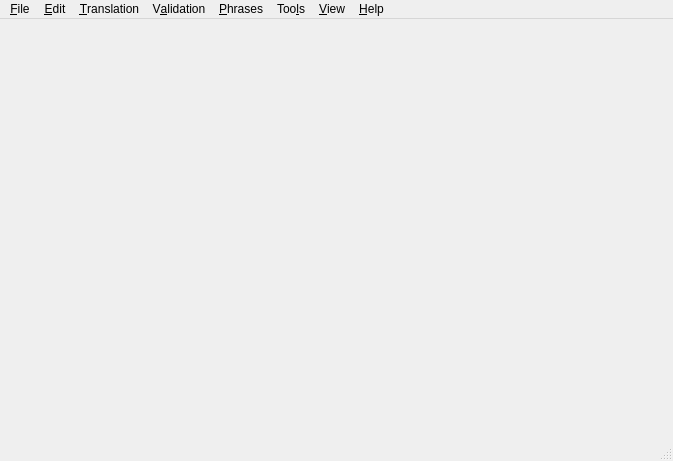
<ui version="4.0" >
 <comment>*********************************************************************
**
** Copyright (C) 1992-2008 Trolltech ASA. All rights reserved.
**
** This file is part of the Qt Linguist of the Qt Toolkit.
**
** This file may be used under the terms of the GNU General Public
** License versions 2.0 or 3.0 as published by the Free Software
** Foundation and appearing in the files LICENSE.GPL2 and LICENSE.GPL3
** included in the packaging of this file.  Alternatively you may (at
** your option) use any later version of the GNU General Public
** License if such license has been publicly approved by Trolltech ASA
** (or its successors, if any) and the KDE Free Qt Foundation. In
** addition, as a special exception, Trolltech gives you certain
** additional rights. These rights are described in the Trolltech GPL
** Exception version 1.2, which can be found at
** http://www.trolltech.com/products/qt/gplexception/ and in the file
** GPL_EXCEPTION.txt in this package.
**
** Please review the following information to ensure GNU General
** Public Licensing requirements will be met:
** http://trolltech.com/products/qt/licenses/licensing/opensource/. If
** you are unsure which license is appropriate for your use, please
** review the following information:
** http://trolltech.com/products/qt/licenses/licensing/licensingoverview
** or contact the sales department at sales@trolltech.com.
**
** In addition, as a special exception, Trolltech, as the sole
** copyright holder for Qt Designer, grants users of the Qt/Eclipse
** Integration plug-in the right for the Qt/Eclipse Integration to
** link to functionality provided by Qt Designer and its related
** libraries.
**
** This file is provided "AS IS" with NO WARRANTY OF ANY KIND,
** INCLUDING THE WARRANTIES OF DESIGN, MERCHANTABILITY AND FITNESS FOR
** A PARTICULAR PURPOSE. Trolltech reserves all rights not expressly
** granted herein.
**
** This file is provided AS IS with NO WARRANTY OF ANY KIND, INCLUDING THE
** WARRANTY OF DESIGN, MERCHANTABILITY AND FITNESS FOR A PARTICULAR PURPOSE.
**
*********************************************************************</comment>
 <class>MainWindow</class>
 <widget class="QMainWindow" name="MainWindow" >
  <property name="geometry" >
   <rect>
    <x>0</x>
    <y>0</y>
    <width>673</width>
    <height>461</height>
   </rect>
  </property>
  <property name="windowTitle" >
   <string>MainWindow</string>
  </property>
  <widget class="QWidget" name="centralwidget" />
  <widget class="QMenuBar" name="menubar" >
   <property name="geometry" >
    <rect>
     <x>0</x>
     <y>0</y>
     <width>673</width>
     <height>29</height>
    </rect>
   </property>
   <widget class="QMenu" name="menuPhrases" >
    <property name="title" >
     <string>&amp;Phrases</string>
    </property>
    <widget class="QMenu" name="menuClosePhraseBook" >
     <property name="title" >
      <string>&amp;Close Phrase Book</string>
     </property>
    </widget>
    <widget class="QMenu" name="menuEditPhraseBook" >
     <property name="title" >
      <string>&amp;Edit Phrase Book</string>
     </property>
    </widget>
    <widget class="QMenu" name="menuPrintPhraseBook" >
     <property name="title" >
      <string>&amp;Print Phrase Book</string>
     </property>
    </widget>
    <addaction name="actionNewPhraseBook" />
    <addaction name="actionOpenPhraseBook" />
    <addaction name="menuClosePhraseBook" />
    <addaction name="separator" />
    <addaction name="menuEditPhraseBook" />
    <addaction name="menuPrintPhraseBook" />
    <addaction name="separator" />
    <addaction name="actionOpenAltSource" />
    <addaction name="actionResetAltSource" />
   </widget>
   <widget class="QMenu" name="menuValidation" >
    <property name="title" >
     <string>V&amp;alidation</string>
    </property>
    <addaction name="actionAccelerators" />
    <addaction name="actionEndingPunctuation" />
    <addaction name="actionPhraseMatches" />
    <addaction name="actionPlaceMarkerMatches" />
   </widget>
   <widget class="QMenu" name="menuView" >
    <property name="title" >
     <string>&amp;View</string>
    </property>
    <widget class="QMenu" name="menuViewViews" >
     <property name="title" >
      <string>Vie&amp;ws</string>
     </property>
    </widget>
    <widget class="QMenu" name="menuToolbars" >
     <property name="title" >
      <string>&amp;Toolbars</string>
     </property>
    </widget>
    <addaction name="actionRevertSorting" />
    <addaction name="actionDisplayGuesses" />
    <addaction name="actionStatistics" />
    <addaction name="separator" />
    <addaction name="menuToolbars" />
    <addaction name="menuViewViews" />
   </widget>
   <widget class="QMenu" name="menuTools" >
    <property name="title" >
     <string>Too&amp;ls</string>
    </property>
    <addaction name="actionBatchTranslation" />
    <addaction name="actionPreviewForm" />
   </widget>
   <widget class="QMenu" name="menuHelp" >
    <property name="title" >
     <string>&amp;Help</string>
    </property>
    <addaction name="actionManual" />
    <addaction name="actionAbout" />
    <addaction name="actionAboutQt" />
    <addaction name="actionWhatsThis" />
   </widget>
   <widget class="QMenu" name="menuTranslation" >
    <property name="title" >
     <string>&amp;Translation</string>
    </property>
    <addaction name="actionPrevUnfinished" />
    <addaction name="actionNextUnfinished" />
    <addaction name="actionPrev" />
    <addaction name="actionNext" />
    <addaction name="actionDoneAndNext" />
    <addaction name="actionBeginFromSource" />
   </widget>
   <widget class="QMenu" name="menuFile" >
    <property name="title" >
     <string>&amp;File</string>
    </property>
    <widget class="QMenu" name="menuRecentlyOpenedFiles" >
     <property name="title" >
      <string>Re&amp;cently opened files</string>
     </property>
    </widget>
    <addaction name="actionOpen" />
    <addaction name="separator" />
    <addaction name="actionSave" />
    <addaction name="actionSaveAs" />
    <addaction name="actionRelease" />
    <addaction name="actionReleaseAs" />
    <addaction name="separator" />
    <addaction name="actionPrint" />
    <addaction name="separator" />
    <addaction name="menuRecentlyOpenedFiles" />
    <addaction name="separator" />
    <addaction name="actionExit" />
   </widget>
   <widget class="QMenu" name="menuEdit" >
    <property name="title" >
     <string>&amp;Edit</string>
    </property>
    <addaction name="actionUndo" />
    <addaction name="actionRedo" />
    <addaction name="separator" />
    <addaction name="actionCut" />
    <addaction name="actionCopy" />
    <addaction name="actionPaste" />
    <addaction name="actionSelectAll" />
    <addaction name="separator" />
    <addaction name="actionFind" />
    <addaction name="actionFindNext" />
    <addaction name="actionSearchAndTranslate" />
    <addaction name="actionTranslationFileSettings" />
   </widget>
   <addaction name="menuFile" />
   <addaction name="menuEdit" />
   <addaction name="menuTranslation" />
   <addaction name="menuValidation" />
   <addaction name="menuPhrases" />
   <addaction name="menuTools" />
   <addaction name="menuView" />
   <addaction name="menuHelp" />
  </widget>
  <widget class="QStatusBar" name="statusbar" />
  <action name="actionNew" >
   <property name="text" >
    <string>&amp;New</string>
   </property>
  </action>
  <action name="actionOpen" >
   <property name="icon" >
    <iconset/>
   </property>
   <property name="text" >
    <string>&amp;Open</string>
   </property>
   <property name="whatsThis" >
    <string>Open a Qt translation source file (TS file) for editing</string>
   </property>
   <property name="shortcut" >
    <string>Ctrl+O</string>
   </property>
  </action>
  <action name="actionExit" >
   <property name="text" >
    <string>E&amp;xit</string>
   </property>
   <property name="statusTip" >
    <string/>
   </property>
   <property name="whatsThis" >
    <string>Close this window and exit.</string>
   </property>
   <property name="shortcut" >
    <string>Ctrl+Q</string>
   </property>
   <property name="menuRole" >
    <enum>QAction::QuitRole</enum>
   </property>
  </action>
  <action name="actionSave" >
   <property name="icon" >
    <iconset/>
   </property>
   <property name="text" >
    <string>&amp;Save</string>
   </property>
   <property name="whatsThis" >
    <string>Save changes made to this Qt translation source file</string>
   </property>
   <property name="shortcut" >
    <string>Ctrl+S</string>
   </property>
  </action>
  <action name="actionSaveAs" >
   <property name="text" >
    <string>Save &amp;As...</string>
   </property>
   <property name="iconText" >
    <string>Save As...</string>
   </property>
   <property name="whatsThis" >
    <string>Save changes made to this Qt translation source file into a new file.</string>
   </property>
  </action>
  <action name="actionRelease" >
   <property name="text" >
    <string>&amp;Release</string>
   </property>
   <property name="whatsThis" >
    <string>Create a Qt message file suitable for released applications from the current message file.</string>
   </property>
  </action>
  <action name="actionPrint" >
   <property name="icon" >
    <iconset/>
   </property>
   <property name="text" >
    <string>&amp;Print</string>
   </property>
   <property name="whatsThis" >
    <string>Print a list of all the phrases in the current Qt translation source file.</string>
   </property>
   <property name="shortcut" >
    <string>Ctrl+P</string>
   </property>
  </action>
  <action name="actionUndo" >
   <property name="enabled" >
    <bool>false</bool>
   </property>
   <property name="icon" >
    <iconset/>
   </property>
   <property name="text" >
    <string>&amp;Undo</string>
   </property>
   <property name="whatsThis" >
    <string>Undo the last editing operation performed on the translation.</string>
   </property>
   <property name="shortcut" >
    <string>Ctrl+Z</string>
   </property>
  </action>
  <action name="actionRedo" >
   <property name="enabled" >
    <bool>false</bool>
   </property>
   <property name="icon" >
    <iconset/>
   </property>
   <property name="text" >
    <string>&amp;Redo</string>
   </property>
   <property name="whatsThis" >
    <string>Redo an undone editing operation performed on the translation.</string>
   </property>
   <property name="shortcut" >
    <string>Ctrl+Y</string>
   </property>
  </action>
  <action name="actionCut" >
   <property name="enabled" >
    <bool>false</bool>
   </property>
   <property name="icon" >
    <iconset/>
   </property>
   <property name="text" >
    <string>Cu&amp;t</string>
   </property>
   <property name="whatsThis" >
    <string>Copy the selected translation text to the clipboard and deletes it.</string>
   </property>
   <property name="shortcut" >
    <string>Ctrl+X</string>
   </property>
  </action>
  <action name="actionCopy" >
   <property name="enabled" >
    <bool>false</bool>
   </property>
   <property name="icon" >
    <iconset/>
   </property>
   <property name="text" >
    <string>&amp;Copy</string>
   </property>
   <property name="whatsThis" >
    <string>Copy the selected translation text to the clipboard.</string>
   </property>
   <property name="shortcut" >
    <string>Ctrl+C</string>
   </property>
  </action>
  <action name="actionPaste" >
   <property name="enabled" >
    <bool>false</bool>
   </property>
   <property name="icon" >
    <iconset/>
   </property>
   <property name="text" >
    <string>&amp;Paste</string>
   </property>
   <property name="whatsThis" >
    <string>Paste the clipboard text into the translation.</string>
   </property>
   <property name="shortcut" >
    <string>Ctrl+V</string>
   </property>
  </action>
  <action name="actionSelectAll" >
   <property name="enabled" >
    <bool>false</bool>
   </property>
   <property name="text" >
    <string>Select &amp;All</string>
   </property>
   <property name="whatsThis" >
    <string>Select the whole translation text.</string>
   </property>
   <property name="shortcut" >
    <string>Ctrl+A</string>
   </property>
  </action>
  <action name="actionFind" >
   <property name="enabled" >
    <bool>false</bool>
   </property>
   <property name="icon" >
    <iconset/>
   </property>
   <property name="text" >
    <string>&amp;Find</string>
   </property>
   <property name="whatsThis" >
    <string>Search for some text in the translation source file.</string>
   </property>
   <property name="shortcut" >
    <string>Ctrl+F</string>
   </property>
  </action>
  <action name="actionFindNext" >
   <property name="enabled" >
    <bool>false</bool>
   </property>
   <property name="text" >
    <string>Find &amp;Next</string>
   </property>
   <property name="whatsThis" >
    <string>Continue the search where it was left.</string>
   </property>
   <property name="shortcut" >
    <string>F3</string>
   </property>
  </action>
  <action name="actionPrevUnfinished" >
   <property name="icon" >
    <iconset/>
   </property>
   <property name="text" >
    <string>&amp;Prev Unfinished</string>
   </property>
   <property name="whatsThis" >
    <string>Moves to the previous unfinished item.</string>
   </property>
   <property name="shortcut" >
    <string>Ctrl+K</string>
   </property>
  </action>
  <action name="actionNextUnfinished" >
   <property name="icon" >
    <iconset/>
   </property>
   <property name="text" >
    <string>&amp;Next Unfinished</string>
   </property>
   <property name="whatsThis" >
    <string>Moves to the next unfinished item.</string>
   </property>
   <property name="shortcut" >
    <string>Ctrl+L</string>
   </property>
  </action>
  <action name="actionPrev" >
   <property name="icon" >
    <iconset/>
   </property>
   <property name="text" >
    <string>P&amp;rev</string>
   </property>
   <property name="whatsThis" >
    <string>Moves to the previous item.</string>
   </property>
   <property name="shortcut" >
    <string>Ctrl+Shift+K</string>
   </property>
  </action>
  <action name="actionNext" >
   <property name="icon" >
    <iconset/>
   </property>
   <property name="text" >
    <string>Ne&amp;xt</string>
   </property>
   <property name="whatsThis" >
    <string>Moves to the next item.</string>
   </property>
   <property name="shortcut" >
    <string>Ctrl+Shift+L</string>
   </property>
  </action>
  <action name="actionDoneAndNext" >
   <property name="enabled" >
    <bool>false</bool>
   </property>
   <property name="icon" >
    <iconset/>
   </property>
   <property name="text" >
    <string>&amp;Done and Next</string>
   </property>
   <property name="whatsThis" >
    <string>Marks this item as done and moves to the next unfinished item.</string>
   </property>
  </action>
  <action name="actionBeginFromSource" >
   <property name="enabled" >
    <bool>false</bool>
   </property>
   <property name="text" >
    <string>&amp;Begin from source</string>
   </property>
   <property name="whatsThis" >
    <string>Copies the source text into the translation field.</string>
   </property>
   <property name="shortcut" >
    <string>Ctrl+B</string>
   </property>
  </action>
  <action name="actionAccelerators" >
   <property name="checkable" >
    <bool>true</bool>
   </property>
   <property name="icon" >
    <iconset/>
   </property>
   <property name="text" >
    <string>&amp;Accelerators</string>
   </property>
   <property name="whatsThis" >
    <string>Toggle validity checks of accelerators.</string>
   </property>
  </action>
  <action name="actionEndingPunctuation" >
   <property name="checkable" >
    <bool>true</bool>
   </property>
   <property name="icon" >
    <iconset/>
   </property>
   <property name="text" >
    <string>&amp;Ending Punctuation</string>
   </property>
   <property name="whatsThis" >
    <string>Toggle validity checks of ending punctuation.</string>
   </property>
  </action>
  <action name="actionPhraseMatches" >
   <property name="checkable" >
    <bool>true</bool>
   </property>
   <property name="icon" >
    <iconset/>
   </property>
   <property name="text" >
    <string>&amp;Phrase matches</string>
   </property>
   <property name="whatsThis" >
    <string>Toggle checking that phrase suggestions are used.</string>
   </property>
  </action>
  <action name="actionPlaceMarkerMatches" >
   <property name="checkable" >
    <bool>true</bool>
   </property>
   <property name="icon" >
    <iconset/>
   </property>
   <property name="text" >
    <string>Place &amp;Marker Matches</string>
   </property>
   <property name="whatsThis" >
    <string>Toggle validity checks of place markers.</string>
   </property>
  </action>
  <action name="actionNewPhraseBook" >
   <property name="icon" >
    <iconset/>
   </property>
   <property name="text" >
    <string>&amp;New Phrase Book</string>
   </property>
   <property name="whatsThis" >
    <string>Create a new phrase book.</string>
   </property>
   <property name="shortcut" >
    <string>Ctrl+N</string>
   </property>
  </action>
  <action name="actionOpenPhraseBook" >
   <property name="icon" >
    <iconset/>
   </property>
   <property name="text" >
    <string>&amp;Open Phrase Book</string>
   </property>
   <property name="whatsThis" >
    <string>Open a phrase book to assist translation.</string>
   </property>
   <property name="shortcut" >
    <string>Ctrl+H</string>
   </property>
  </action>
  <action name="actionRevertSorting" >
   <property name="checkable" >
    <bool>false</bool>
   </property>
   <property name="checked" >
    <bool>false</bool>
   </property>
   <property name="text" >
    <string>&amp;Revert Sorting</string>
   </property>
   <property name="whatsThis" >
    <string>Sort the items back in the same order as in the message file.</string>
   </property>
  </action>
  <action name="actionDisplayGuesses" >
   <property name="checkable" >
    <bool>true</bool>
   </property>
   <property name="checked" >
    <bool>false</bool>
   </property>
   <property name="text" >
    <string>&amp;Display guesses</string>
   </property>
   <property name="whatsThis" >
    <string>Set whether or not to display translation guesses.</string>
   </property>
  </action>
  <action name="actionStatistics" >
   <property name="checkable" >
    <bool>true</bool>
   </property>
   <property name="checked" >
    <bool>true</bool>
   </property>
   <property name="text" >
    <string>&amp;Statistics</string>
   </property>
   <property name="whatsThis" >
    <string>Set whether or not to display translation statistics.</string>
   </property>
  </action>
  <action name="actionManual" >
   <property name="text" >
    <string>&amp;Manual</string>
   </property>
   <property name="whatsThis" >
    <string/>
   </property>
   <property name="shortcut" >
    <string>F1</string>
   </property>
  </action>
  <action name="actionAbout" >
   <property name="text" >
    <string>About Qt Linguist</string>
   </property>
   <property name="menuRole" >
    <enum>QAction::AboutRole</enum>
   </property>
  </action>
  <action name="actionAboutQt" >
   <property name="text" >
    <string>About Qt</string>
   </property>
   <property name="whatsThis" >
    <string>Display information about the Qt toolkit by Trolltech.</string>
   </property>
   <property name="menuRole" >
    <enum>QAction::AboutQtRole</enum>
   </property>
  </action>
  <action name="actionWhatsThis" >
   <property name="checkable" >
    <bool>false</bool>
   </property>
   <property name="checked" >
    <bool>false</bool>
   </property>
   <property name="icon" >
    <iconset/>
   </property>
   <property name="text" >
    <string>&amp;What's This?</string>
   </property>
   <property name="iconText" >
    <string>What's This?</string>
   </property>
   <property name="toolTip" >
    <string>What's This?</string>
   </property>
   <property name="whatsThis" >
    <string>Enter What's This? mode.</string>
   </property>
   <property name="shortcut" >
    <string>Shift+F1</string>
   </property>
  </action>
  <action name="actionSearchAndTranslate" >
   <property name="enabled" >
    <bool>false</bool>
   </property>
   <property name="text" >
    <string>&amp;Search And Translate</string>
   </property>
   <property name="whatsThis" >
    <string>Replace the translation on all entries that matches the search source text.</string>
   </property>
  </action>
  <action name="actionBatchTranslation" >
   <property name="enabled" >
    <bool>false</bool>
   </property>
   <property name="text" >
    <string>&amp;Batch Translation</string>
   </property>
   <property name="whatsThis" >
    <string>Batch translate all entries using the information in the phrase books.</string>
   </property>
  </action>
  <action name="actionReleaseAs" >
   <property name="text" >
    <string>Release As...</string>
   </property>
   <property name="iconText" >
    <string>Release As...</string>
   </property>
   <property name="whatsThis" >
    <string>Create a Qt message file suitable for released applications from the current message file. The filename will automatically be determined from the name of the .ts file.</string>
   </property>
  </action>
  <action name="actionFile" >
   <property name="checkable" >
    <bool>true</bool>
   </property>
   <property name="checked" >
    <bool>true</bool>
   </property>
   <property name="text" >
    <string>File</string>
   </property>
  </action>
  <action name="actionEdit" >
   <property name="checkable" >
    <bool>true</bool>
   </property>
   <property name="checked" >
    <bool>true</bool>
   </property>
   <property name="text" >
    <string>Edit</string>
   </property>
  </action>
  <action name="actionTranslation" >
   <property name="checkable" >
    <bool>true</bool>
   </property>
   <property name="checked" >
    <bool>true</bool>
   </property>
   <property name="text" >
    <string>Translation</string>
   </property>
  </action>
  <action name="actionValidation" >
   <property name="checkable" >
    <bool>true</bool>
   </property>
   <property name="checked" >
    <bool>true</bool>
   </property>
   <property name="text" >
    <string>Validation</string>
   </property>
  </action>
  <action name="actionHelp" >
   <property name="checkable" >
    <bool>true</bool>
   </property>
   <property name="checked" >
    <bool>true</bool>
   </property>
   <property name="text" >
    <string>Help</string>
   </property>
  </action>
  <action name="actionPreviewForm" >
   <property name="enabled" >
    <bool>false</bool>
   </property>
   <property name="text" >
    <string>Open/Refresh Form &amp;Preview</string>
   </property>
   <property name="iconText" >
    <string>Form Preview Tool</string>
   </property>
   <property name="toolTip" >
    <string>Form Preview Tool</string>
   </property>
   <property name="shortcut" >
    <string>F5</string>
   </property>
  </action>
  <action name="actionTranslationFileSettings" >
   <property name="enabled" >
    <bool>false</bool>
   </property>
   <property name="text" >
    <string>Translation File &amp;Settings</string>
   </property>
   <property name="menuRole" >
    <enum>QAction::NoRole</enum>
   </property>
  </action>
  <action name="actionOpenAltSource" >
   <property name="text" >
    <string>Open auxiliary source</string>
   </property>
  </action>
  <action name="actionResetAltSource" >
      <property name="enabled" >
          <bool>false</bool>
      </property>
      <property name="text" >
          <string>Disable auxiliary source</string>
      </property>
  </action>
 </widget>
 <resources/>
 <connections/>
</ui>
